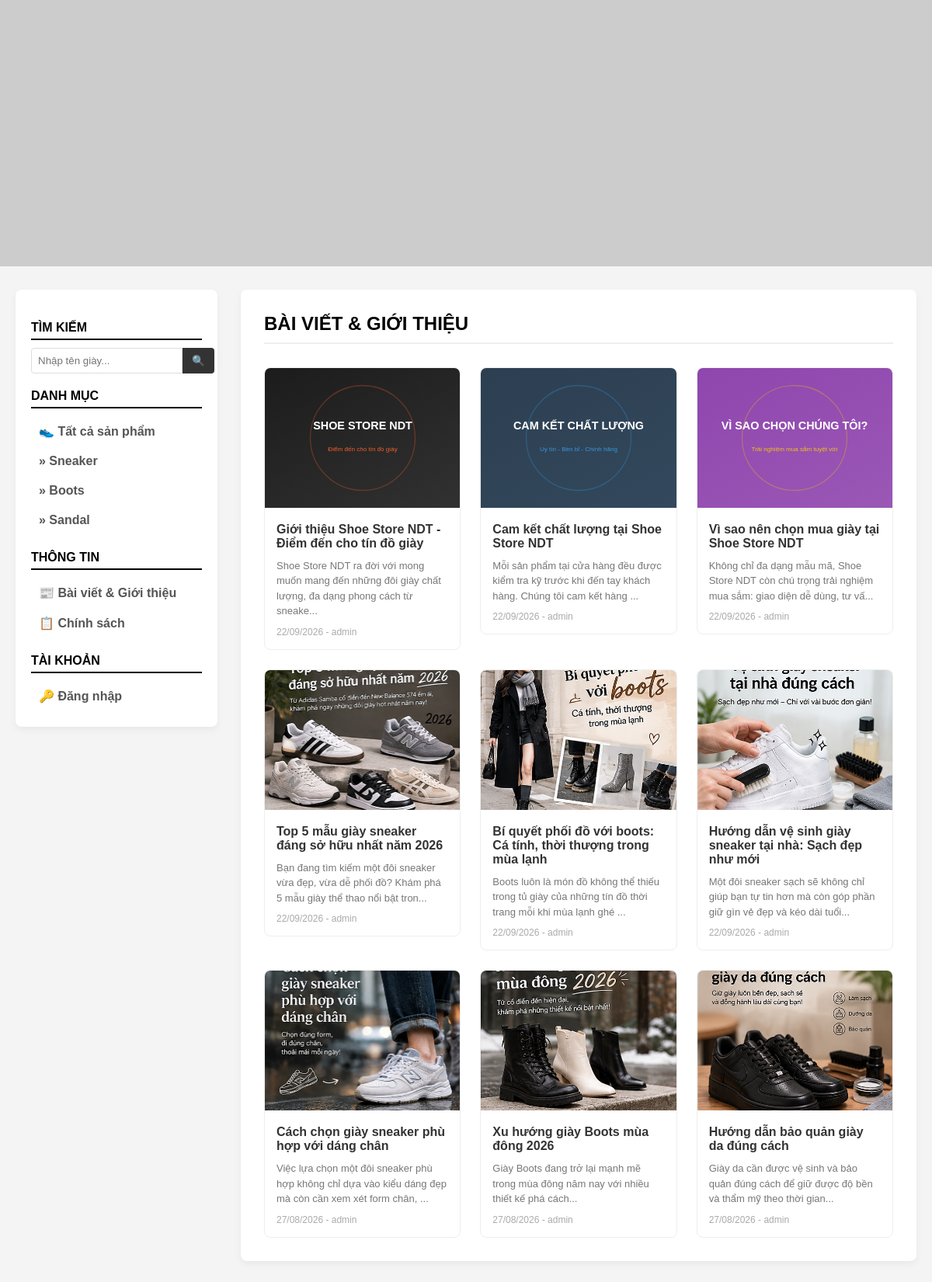
The page /index.php?page=baiviet on the database its author committed.
### tables this page shows
CREATE TABLE `typeproducts` (
  `idType` int(11) NOT NULL,
  `typeName` varchar(100) NOT NULL
);

CREATE TABLE `posts` (
  `idPost` int(11) NOT NULL,
  `tieude` varchar(200) NOT NULL,
  `noidung` text NOT NULL,
  `hinhanh` varchar(255) DEFAULT NULL,
  `tacgia` varchar(50) NOT NULL,
  `ngaydang` datetime NOT NULL DEFAULT current_timestamp()
);

### Model/mProduct.php (called while the page is built, shortened)
<?php
class modelProduct {
    public function mGetAllType() {
        $p = new clsKetNoi();
        $conn = $p->mMoKetNoi();
        $res = $conn->query("SELECT * FROM typeproducts");
        return $res;
    }
}
?>

### Controller/cProduct.php (called while the page is built, shortened)
<?php
include_once("Model/mProduct.php");
class controlProduct {
    public function cGetAllType() {
        $p = new modelProduct();
        return $p->mGetAllType();
    }
}
?>

### Model/mPost.php (called while the page is built, shortened)
<?php
class modelPost {
    public function mGetAllPosts() {
        $p = new clsKetNoi();
        $conn = $p->mMoKetNoi();
        $res = $conn->query("SELECT * FROM posts ORDER BY ngaydang DESC");
        return $res;
    }
}
?>

### Controller/cPost.php (called while the page is built, shortened)
<?php
include_once("Model/mPost.php");
class controlPost {
    public function cGetAllPosts() {
        $m = new modelPost();
        return $m->mGetAllPosts();
    }
}
?>

### View/baiviet.php (the view)
<?php
include_once("Controller/cPost.php");
$postCtrl = new controlPost();
$posts = $postCtrl->cGetAllPosts();
?>
<h2 style="margin-bottom: 30px; border-bottom: 2px solid #eee; padding-bottom: 10px; text-transform: uppercase;">
    BÀI VIẾT & GIỚI THIỆU
</h2>
<div style="display: grid; grid-template-columns: repeat(3, 1fr); gap: 25px;">
<?php
if ($posts && $posts->num_rows > 0) {
    while ($row = $posts->fetch_assoc()) {
        $noidung_hienthi = (mb_strlen($row['noidung'], 'UTF-8') > 100)
            ? mb_substr($row['noidung'], 0, 100, 'UTF-8') . "..."
            : $row['noidung'];
?>
    <a href="index.php?page=chitietbaiviet&id=<?php echo $row['idPost']; ?>" style="text-decoration:none; color:inherit;">
        <div style="border: 1px solid #eee; border-radius: 8px; overflow: hidden; background:#fff; transition:0.3s;"
             onmouseover="this.style.boxShadow='0 5px 15px rgba(0,0,0,0.1)'" onmouseout="this.style.boxShadow='none'">
            <img src="img/<?php echo $row['hinhanh']; ?>" style="width:100%; height:180px; object-fit:cover;"
                 onerror="this.src='https://placehold.co/400x250?text=Bai+Viet'">
            <div style="padding:15px;">
                <h3 style="font-size:16px; margin-bottom:10px; color:#333;"><?php echo htmlspecialchars($row['tieude']); ?></h3>
                <p style="font-size:13px; color:#777; line-height:1.5; margin-bottom:10px;"><?php echo htmlspecialchars($noidung_hienthi); ?></p>
                <p style="font-size:12px; color:#aaa;"><?php echo date("d/m/Y", strtotime($row['ngaydang'])); ?> - <?php echo htmlspecialchars($row['tacgia']); ?></p>
            </div>
        </div>
    </a>
<?php
    }
} else {
    echo "<p style='grid-column:1/-1; text-align:center; color:#888; padding:80px 0; font-style:italic;'>Chưa có bài viết nào.</p>";
}
?>
</div>

### index.php (shortened to what this page needs)
<!DOCTYPE html>
<html lang="vi">
<head>
</head>
<body>
    <div class="banner">
    <img src="img/banner/banner2.jpg"
         alt="Banner cửa hàng giày"
         onerror="this.onerror=null; this.src='https://placehold.co/1400x400?text=Banner+Shoe+Store';">
</div>
    <div class="container">
        <div class="sidebar">
            <h3>TÌM KIẾM</h3>
            <form action="index.php" method="get" class="search-box">
                <input type="text" name="search" placeholder="Nhập tên giày...">
                <button type="submit">🔍</button>
            </form>
           <h3>DANH MỤC</h3>
                <ul>
                    <li><a href="index.php">👟 Tất cả sản phẩm</a></li>
                    <?php
                    include_once("Controller/cProduct.php");
                    $ctrl = new controlProduct();
                    $types = $ctrl->cGetAllType();
                    if ($types && $types->num_rows > 0) {
                        while ($t = $types->fetch_assoc()) {
                            echo "<li><a href='index.php?idType=" . $t['idType'] . "'>» " . $t['typeName'] . "</a></li>";
                        }
                    }
                    ?>
                </ul>
               <h3>THÔNG TIN</h3>
                <ul>
                    <li><a href="index.php?page=baiviet">📰 Bài viết & Giới thiệu</a></li>
                    <li><a href="index.php?page=chinhsach">📋 Chính sách</a></li>
                </ul>
            <h3>TÀI KHOẢN</h3>
                <ul>
    <?php if(!isset($_SESSION['user'])): ?>
    <li><a href="index.php?page=login">🔑 Đăng nhập</a></li>
    <?php endif; ?>
            </ul>
        </div>
        <div class="main-content">
            <?php
            $page = isset($_GET['page']) ? $_GET['page'] : '';
            if($page == 'login') include("View/login.php");
            elseif($page == 'logout') include("View/logout.php");
            elseif($page == 'regis') include("View/regis.php");
            elseif($page == 'chitiet') include("View/chitietsp.php");
            elseif($page == 'giohang') include("View/giohang.php");
            elseif($page == 'datHang' || $page == 'checkout') include("View/datHang.php");
            elseif($page == 'donhang') include("View/lichsudonhang.php");
            elseif($page == 'baiviet') include("View/baiviet.php");
            elseif($page == 'chitietbaiviet') include("View/chitietbaiviet.php");
            elseif($page == 'chinhsach') include("View/chinhsach.php");
            else include("View/dssp.php");
            ?>
        </div>
    </div>
</body>
</html>

### index.php (style rules this page uses)
* { margin: 0; padding: 0; box-sizing: border-box; font-family: Arial, sans-serif; }
body { background: #f4f4f4; }
.banner img { width: 100%; max-height: 400px; object-fit: cover; display: block; }
.container { display: flex; max-width: 1400px; margin: 30px auto; padding: 0 20px; gap: 30px; }
.sidebar { width: 260px; background: #fff; padding: 20px; border-radius: 8px; box-shadow: 0 4px 10px rgba(0, 0, 0, 0.05); height: fit-content; }
.sidebar h3 { font-size: 16px; margin: 20px 0 10px; border-bottom: 2px solid #000; padding-bottom: 5px; text-transform: uppercase; }
.sidebar ul { list-style: none; }
.sidebar ul li a { text-decoration: none; color: #555; font-weight: bold; display: block; padding: 10px; transition: 0.3s; }
.main-content { flex: 1; background: #fff; padding: 30px; border-radius: 8px; box-shadow: 0 4px 10px rgba(0, 0, 0, 0.05); min-height: 600px; }
.search-box { display: flex; margin-bottom: 10px; }
.search-box input { flex: 1; padding: 8px; border: 1px solid #ddd; border-radius: 4px 0 0 4px; }
.search-box button { padding: 8px 12px; background: #333; color: #fff; border: none; cursor: pointer; border-radius: 0 4px 4px 0; }

### rows shown on the page
typeproducts: typeName "Sneaker"
typeproducts: typeName "Boots"
typeproducts: typeName "Sandal"
posts: shows a picture, tieude "Giới thiệu Shoe Store NDT - Điểm đến cho tín đồ giày", noidung "Shoe Store NDT ra đời với mong muốn mang đến những đôi giày chất lượng, đa dạng phong cách từ sneake...", ngaydang "22/09/2026", tacgia "admin"
posts: hinhanh (picture), tieude "Cam kết chất lượng tại Shoe Store NDT", noidung "Mỗi sản phẩm tại cửa hàng đều được kiểm tra kỹ trước khi đến tay khách hàng. Chúng tôi cam kết hàng ...", ngaydang "22/09/2026", tacgia "admin"
posts: hinhanh (picture), tieude "Vì sao nên chọn mua giày tại Shoe Store NDT", noidung "Không chỉ đa dạng mẫu mã, Shoe Store NDT còn chú trọng trải nghiệm mua sắm: giao diện dễ dùng, tư vấ...", ngaydang "22/09/2026", tacgia "admin"
posts: hinhanh (picture), tieude "Top 5 mẫu giày sneaker đáng sở hữu nhất năm 2026", noidung "Bạn đang tìm kiếm một đôi sneaker vừa đẹp, vừa dễ phối đồ? Khám phá 5 mẫu giày thể thao nổi bật tron...", ngaydang "22/09/2026", tacgia "admin"
posts: hinhanh (picture), tieude "Bí quyết phối đồ với boots: Cá tính, thời thượng trong mùa lạnh", noidung "Boots luôn là món đồ không thể thiếu trong tủ giày của những tín đồ thời trang mỗi khi mùa lạnh ghé ...", ngaydang "22/09/2026", tacgia "admin"
posts: hinhanh (picture), tieude "Hướng dẫn vệ sinh giày sneaker tại nhà: Sạch đẹp như mới", noidung "Một đôi sneaker sạch sẽ không chỉ giúp bạn tự tin hơn mà còn góp phần giữ gìn vẻ đẹp và kéo dài tuổi...", ngaydang "22/09/2026", tacgia "admin"
posts: hinhanh (picture), tieude "Cách chọn giày sneaker phù hợp với dáng chân", noidung "Việc lựa chọn một đôi sneaker phù hợp không chỉ dựa vào kiểu dáng đẹp mà còn cần xem xét form chân, ...", ngaydang "27/08/2026", tacgia "admin"
posts: hinhanh (picture), tieude "Xu hướng giày Boots mùa đông 2026", noidung "Giày Boots đang trở lại mạnh mẽ trong mùa đông năm nay với nhiều thiết kế phá cách...", ngaydang "27/08/2026", tacgia "admin"
posts: hinhanh (picture), tieude "Hướng dẫn bảo quản giày da đúng cách", noidung "Giày da cần được vệ sinh và bảo quản đúng cách để giữ được độ bền và thẩm mỹ theo thời gian...", ngaydang "27/08/2026", tacgia "admin"
